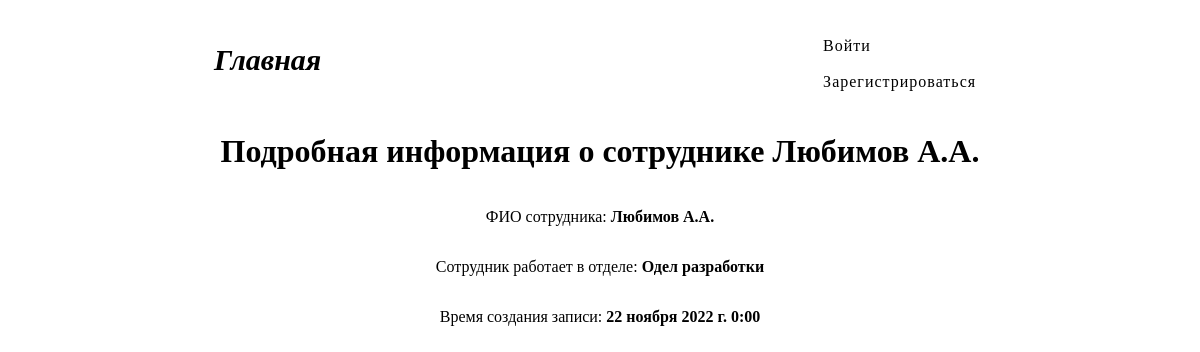
The app's page /16/ with its own data.
### crud_app/models.py (models this page shows, shortened)
class Staff(models.Model):
    name = models.CharField('ФИО сотрудника', max_length=80)
    department = models.ForeignKey(to='SelectDep', on_delete=models.CASCADE)
    register_date = models.DateTimeField('Дата и время создания записи', null=True, blank=True, default=None)

class SelectDep(models.Model):
    name_department = models.CharField(max_length=50)
    def __str__(self):
        return self.name_department

### crud_app/views.py (the view)
# urls.py: path("<int:id>/", views.staff_detail_view, name='staff_read'),
def staff_detail_view(request, id):
    try:
        data = Staff.objects.get(id=id)
    except Staff.DoesNotExist:
        raise Http404('Такого сотрудника не существует')
    return render(request, 'crud_app/detailview.html', {'data': data})

### crud_app/templates/crud_app/detailview.html
{% extends "crud_app/base.html" %}
{% block title %}
    Подробная информация о сотруднике {{data.name}}
{% endblock title %}
{% block content %}
<div class="container_detalview">
    <p>ФИО сотрудника: <b>{{ data.name }}</b></p>
    <p>Сотрудник работает в отделе: <b>{{ data.department}}</b></p>
    <p>Время создания записи: <b>{{ data.register_date }}</b></p>
</div>
    {% endblock content %}

### static/css/detalview.css (style rules this page uses)
.container_detalview { display: flex; align-items: center; flex-direction: column; }

### records on screen
Staff: name "Любимов А.А.", department "Одел разработки", register_date "22 ноября 2022 г. 0:00"
